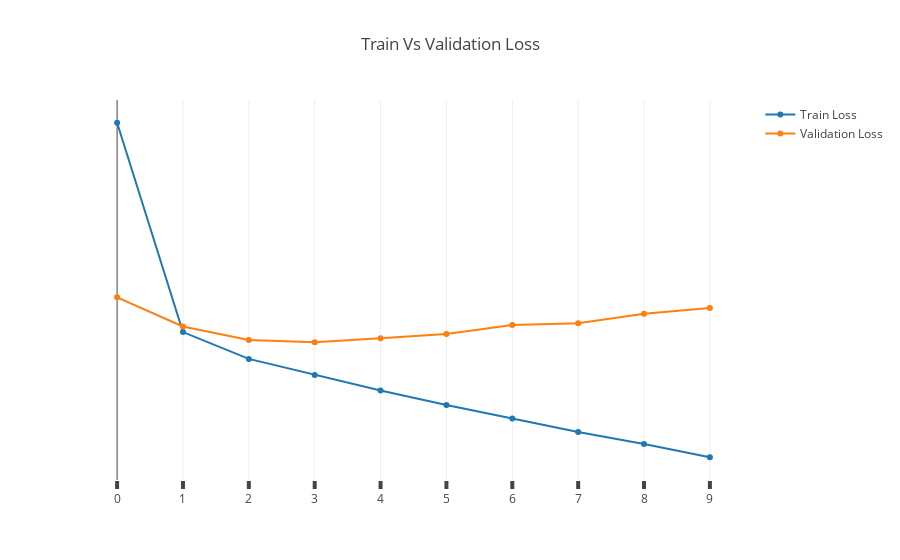

The notebook cell saved with this chart:
### Code cell
x1 = np.arange(0,15,1)
y1 = history1.history["loss"]
name1 = "Train Loss"

x2 = np.arange(0,15,1)
y2 = history1.history["val_loss"]
name2 = "Validation Loss"

plot_graph.trace(x1, y1, name1, x2, y2, name2, "Train Vs Validation Loss")

### Figure 1 — Plotly figure (JSON) as saved in the notebook; plotly's stock layout.template omitted (floating-point values rounded to 4 significant figures)
{"data": [{"name": "Train Loss", "type": "scatter", "uid": "eee9c506-f311-11e8-ae48-2089841a8cd2", "x": [0, 1, 2, 3, 4, 5, 6, 7, 8, 9, 10, 11, 12, 13, 14], "y": [0.1908, 0.1259, 0.1176, 0.1127, 0.1078, 0.1033, 0.09912, 0.09494, 0.09122, 0.08712]}, {"name": "Validation Loss", "type": "scatter", "uid": "eee9c507-f311-11e8-8287-2089841a8cd2", "x": [0, 1, 2, 3, 4, 5, 6, 7, 8, 9, 10, 11, 12, 13, 14], "y": [0.1367, 0.1277, 0.1235, 0.1228, 0.124, 0.1254, 0.1281, 0.1287, 0.1316, 0.1334]}], "layout": {"title": "Train Vs Validation Loss", "xaxis": {"dtick": 1, "tick0": 0, "ticklen": 8, "tickmode": "linear", "ticks": "outside", "tickwidth": 4}, "yaxis": {"dtick": 1, "tick0": 0, "ticklen": 8, "tickmode": "linear", "ticks": "outside", "tickwidth": 4}}}
